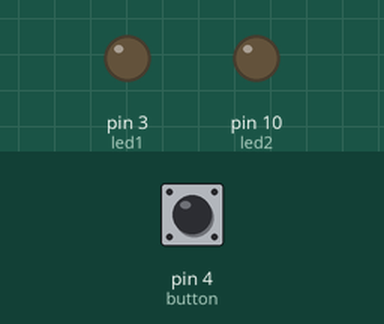
Bench run of a sketch on a simulated Arduino Uno, built with avr-gcc and run on an emulated ATmega328P. On the bench: output pins drawn as LEDs (lit = HIGH). The test bench sets the inputs (shaded band); at power-on: pin 4 (button) LOW.

Above: at 1.2 s.
1.3 s: pin 4 (button) pulsed HIGH 5 times (0.12 s each, 0.3 s apart)
At 2.4 s:
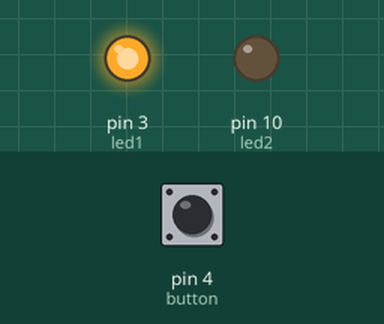
At 3.3 s:
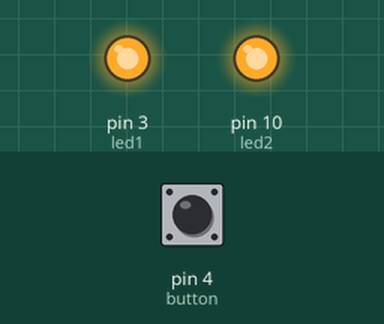
Timing chart, 0 to 4.8 s (numbered marks = the images above; inputs shaded):
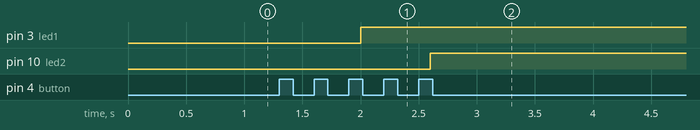

Measured:
- after the input at 1.3 s, pin 3 (led1): LOW → HIGH after 0.70 s; pin 10 (led2): LOW → HIGH after 1.3 s

The sketch:

sketch_feb23a.ino
```cpp
int led1 = 3;
int led2 = 10;
int button = 4;
int counter=0;
int previous=0;
void setup() {
  Serial.begin(9600);
  pinMode(led1, OUTPUT);
  pinMode(led2, OUTPUT);
  pinMode(button, INPUT);
}

void loop() {
  int clicked=digitalRead(button);
  if(clicked==1 and previous==0){
    counter+=1;
    delay(100);
  }
  previous=clicked;
  if(counter>2){
    digitalWrite(led1,HIGH);
    if(counter>4){
      digitalWrite(led2,HIGH);
    }
  }

}
```
